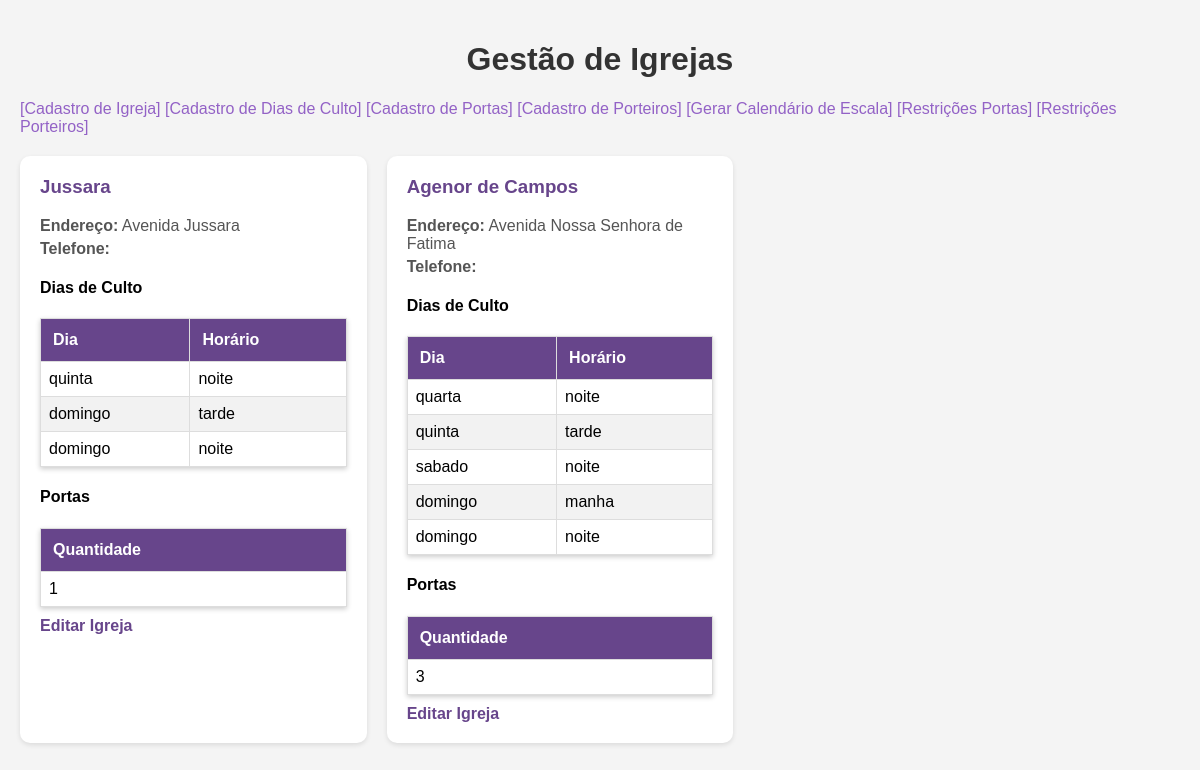
The page / on the database its author committed.
### tables this page shows
CREATE TABLE IF NOT EXISTS `igreja` (
  `id` int NOT NULL AUTO_INCREMENT,
  `nome` varchar(255) NOT NULL,
  `endereco` varchar(255) NOT NULL,
  `telefone` varchar(15) DEFAULT NULL,
  PRIMARY KEY (`id`)
);

CREATE TABLE IF NOT EXISTS `dias_culto` (
  `id` int NOT NULL AUTO_INCREMENT,
  `igreja_id` int DEFAULT NULL,
  `dia_semana` enum('segunda','terca','quarta','quinta','sexta','sabado','domingo') NOT NULL,
  `horario` enum('manha','tarde','noite') NOT NULL,
  PRIMARY KEY (`id`),
  KEY `igreja_id` (`igreja_id`)
);

CREATE TABLE IF NOT EXISTS `portas` (
  `id` int NOT NULL AUTO_INCREMENT,
  `igreja_id` int DEFAULT NULL,
  `quantidade` int NOT NULL,
  PRIMARY KEY (`id`),
  KEY `igreja_id` (`igreja_id`)
);

### index.php (the view, shortened to what this page needs)
<?php
include 'conexao.php';
$sql_igrejas = "SELECT id, nome, endereco, telefone FROM igreja";
$result_igrejas = $conn->query($sql_igrejas);
function getDiasCulto($conn, $igreja_id) {
    $sql = "SELECT dia_semana, horario FROM dias_culto WHERE igreja_id = $igreja_id";
    $result = $conn->query($sql);
    return $result->fetch_all(MYSQLI_ASSOC);
}
function getPortas($conn, $igreja_id) {
    $sql = "SELECT quantidade FROM portas WHERE igreja_id = $igreja_id";
    $result = $conn->query($sql);
    return $result->fetch_assoc();
}
?>
<!DOCTYPE html>
<html lang="pt-br">
<head>
</head>
<body>
    <h1>Gestão de Igrejas</h1>
    <div class="nav-links">
        <a href="cadastro_igreja.php">[Cadastro de Igreja]</a>
        <a href="cadastro_dias_culto.php">[Cadastro de Dias de Culto]</a>
        <a href="cadastro_portas.php">[Cadastro de Portas]</a>
        <a href="cadastro_porteiros.php">[Cadastro de Porteiros]</a>
        <a href="gerar_calendario.php">[Gerar Calendário de Escala]</a>
        <a href="restricoes_portas.php">[Restrições Portas]</a>
        <a href="restricao_porteiros.php">[Restrições Porteiros]</a>
    </div>
    <div class="card-container">
        <?php
        if ($result_igrejas->num_rows > 0) {
            while ($row = $result_igrejas->fetch_assoc()) {
                $igreja_id = $row['id'];
                $dias_culto = getDiasCulto($conn, $igreja_id);
                $portas = getPortas($conn, $igreja_id);
                echo "
                <div class='card'>
                    <h3>{$row['nome']}</h3>
                    <p><strong>Endereço:</strong> {$row['endereco']}</p>
                    <p><strong>Telefone:</strong> {$row['telefone']}</p>
                    <h4>Dias de Culto</h4>
                    <table>
                        <thead>
                            <tr>
                                <th>Dia</th>
                                <th>Horário</th>
                            </tr>
                        </thead>
                        <tbody>";
                foreach ($dias_culto as $dia) {
                    echo "
                            <tr>
                                <td>{$dia['dia_semana']}</td>
                                <td>{$dia['horario']}</td>
                            </tr>";
                }
                echo "
                        </tbody>
                    </table>
                    <h4>Portas</h4>
                    <table>
                        <thead>
                            <tr>
                                <th>Quantidade</th>
                            </tr>
                        </thead>
                        <tbody>
                            <tr>
                                <td>{$portas['quantidade']}</td>
                            </tr>
                        </tbody>
                    </table>";
                echo "
                        </tbody>
                    </table>
                    <a class='link-editar' href='editar_igreja.php?id={$row['id']}'>Editar Igreja</a>
                </div>";
            }
        } else {
            echo "<p>Nenhuma igreja cadastrada.</p>";
        }
        ?>
    </div>
</body>

### index.php (style rules this page uses)
body { font-family: Arial, sans-serif; background-color: #f4f4f4; margin: 0; padding: 20px; }
h1 { text-align: center; color: #333; }
table { width: 100%; border-collapse: collapse; margin: 20px 0; box-shadow: 0 2px 5px rgba(0, 0, 0, 0.2); }
th, td { padding: 12px; text-align: left; border: 1px solid #ddd; }
th { background-color: #67458b; color: white; }
tr:nth-child(even) { background-color: #f2f2f2; }
a { color: #9362C6; text-decoration: none; }
.card-container { display: flex; flex-wrap: wrap; gap: 20px; margin-top: 20px; }
.card { background-color: white; border-radius: 10px; box-shadow: 0 2px 5px rgba(0, 0, 0, 0.1); padding: 20px; width: calc(33.333% - 40px); box-sizing: border-box; }
.card h3 { margin-top: 0; color: #67458b; }
.card p { margin: 5px 0; color: #555; }
.card table { width: 100%; margin: 10px 0; }
.card table th { background-color: #67458b; color: white; }
.card table td { padding: 8px; }
.card table tr:nth-child(even) { background-color: #f2f2f2; }
.link-editar { color: #67458b; font-weight: bold; }

### rows shown on the page
igreja: nome "Jussara", endereco "Avenida Jussara", portas.quantidade "1"
dias_culto: dia_semana "quinta", horario "noite"
dias_culto: dia_semana "domingo", horario "tarde"
dias_culto: dia_semana "domingo", horario "noite"
igreja: nome "Agenor de Campos", endereco "Avenida Nossa Senhora de Fatima", portas.quantidade "3"
dias_culto: dia_semana "quarta", horario "noite"
dias_culto: dia_semana "quinta", horario "tarde"
dias_culto: dia_semana "sabado", horario "noite"
dias_culto: dia_semana "domingo", horario "manha"
